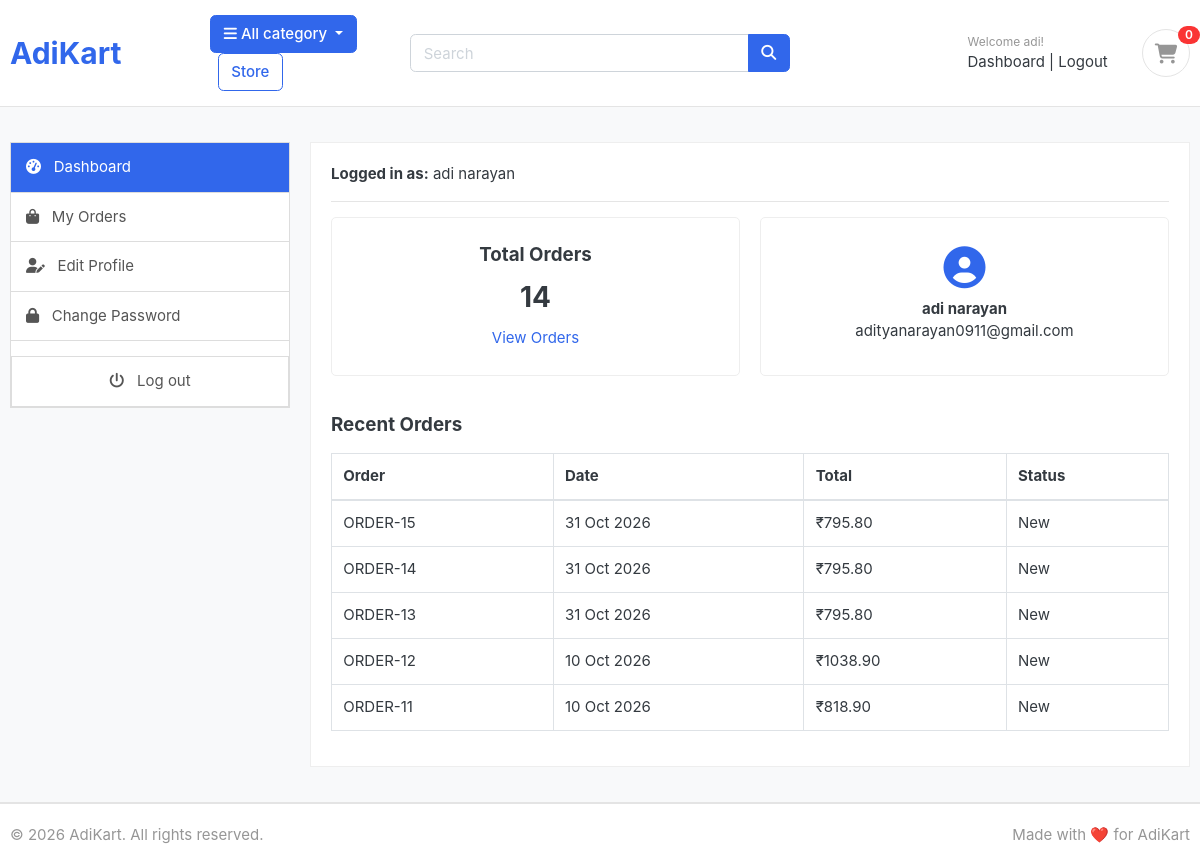
The page /accounts/dashboard/ (signed in) on the database as committed earlier.
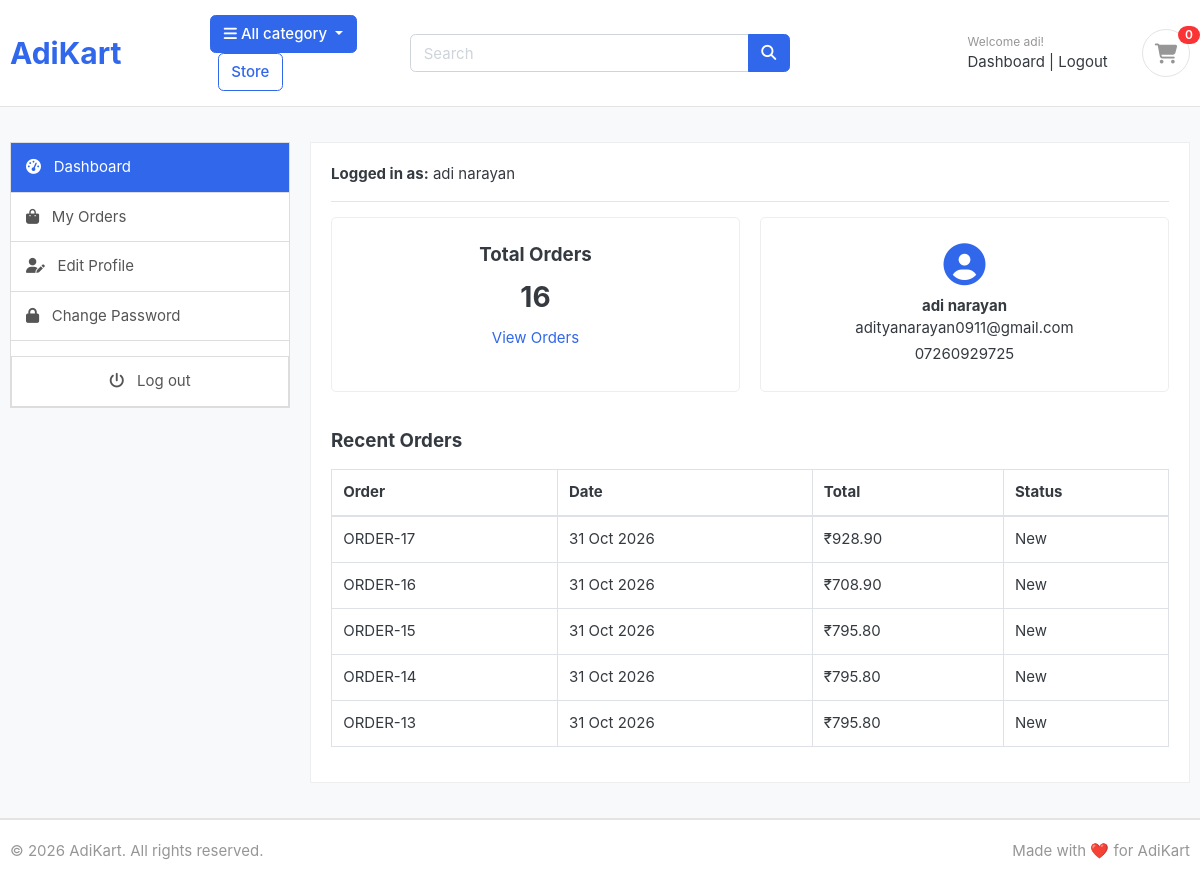
The same page on the database as committed later.
### orders/models.py (models this page shows, shortened)
class Order(models.Model):
    STATUS = (
        ('New', 'New'),
        ('Accepted', 'Accepted'),
        ('Completed', 'Completed'),
        ('Cancelled', 'Cancelled'),
    )
    PAYMENT_STATUS = (
        ('Pending', 'Pending'),
        ('Success', 'Success'),
        ('Failed', 'Failed'),
    )
    user = models.ForeignKey(
        Account,
        on_delete=models.SET_NULL,
        null=True
    )
    first_name = models.CharField(max_length=50)
    last_name = models.CharField(max_length=50)
    phone = models.CharField(max_length=15)
    email = models.EmailField()
    address = models.CharField(max_length=255)
    city = models.CharField(max_length=50)
    state = models.CharField(max_length=50)
    pincode = models.CharField(max_length=10)
    order_total = models.DecimalField(max_digits=10, decimal_places=2)
    tax = models.DecimalField(max_digits=10, decimal_places=2)
    shipping_fee = models.DecimalField(max_digits=10, decimal_places=2)
    grand_total = models.DecimalField(max_digits=10, decimal_places=2)
    payment_method = models.CharField(max_length=50)
    payment_status = models.CharField(
        max_length=20,
        choices=PAYMENT_STATUS,
        default='Pending'
    )
    status = models.CharField(
        max_length=20,
        choices=STATUS,
        default='New'
    )
    created_at = models.DateTimeField(auto_now_add=True)
    updated_at = models.DateTimeField(auto_now=True)
    @property
    def order_number(self):
        return f"ORDER-{self.id}"

### accounts/models.py (models this page shows, shortened)
class Account(AbstractBaseUser):
    first_name = models.CharField(max_length=50)
    last_name = models.CharField(max_length=50)
    username = models.CharField(max_length=50, unique=True)
    email = models.EmailField(max_length=100, unique=True)
    phone_number = models.CharField(max_length=50, blank=True)
    profile_picture = models.ImageField(
        upload_to='photos/profile_pictures',
        blank=True,
        null=True
    )
    address_line_1 = models.CharField(max_length=255, blank=True)
    address_line_2 = models.CharField(max_length=255, blank=True)
    city = models.CharField(max_length=100, blank=True)
    state = models.CharField(max_length=100, blank=True)
    country = models.CharField(max_length=100, blank=True)
    date_joined = models.DateTimeField(auto_now_add=True)
    last_login = models.DateTimeField(auto_now=True)
    is_admin = models.BooleanField(default=False)
    is_staff = models.BooleanField(default=False)
    is_active = models.BooleanField(default=False)
    is_superadmin = models.BooleanField(default=False)
    USERNAME_FIELD = 'email'
    REQUIRED_FIELDS = ['username', 'first_name', 'last_name']
    objects = MyAccountManager()

### accounts/views.py (the view)
@login_required
def dashboard(request):
    from orders.models import Order
    orders = Order.objects.filter(
        user=request.user
    ).order_by('-created_at')
    context = {
        'orders': orders[:5],
        'total_orders': orders.count(),
    }
    return render(
        request,
        'accounts/dashboard.html',
        context
    )

### cart/context_processors.py (called while the page is built)
def cart_count(request):
    cart = request.session.get('cart', {})
    count = 0
    for data in cart.values():
        if isinstance(data, dict):
            count += data.get('quantity', 0)
        else:
            count += data
    return {
        'cart_count': count
    }

### templates/accounts/dashboard.html (shortened to what the changed rows need)
{% extends 'base.html' %}
{% load static %}
{% block content %}
<section class="account-section">
    <div class="container">
        <div class="row">
            <div class="col-md-9">
                <div class="account-content">
                    <p>
                        <strong>Logged in as:</strong>
                        {{ request.user.first_name }}
                        {{ request.user.last_name }}
                    </p>
                    <hr>
                    <div class="row">
                        <div class="col-md-6 mb-3">
                            <div class="dashboard-card">
                                <h5>Total Orders</h5>
                                <h2>{{ total_orders }}</h2>
                                <a href="{% url 'my_orders' %}">
                                    View Orders
                                </a>
                            </div>
                        </div>
                        <div class="col-md-6 mb-3">
                            <div class="dashboard-card profile-card">
                                <i class="fas fa-user-circle profile-icon"></i>
                                <strong>
                                    {{ request.user.first_name }}
                                    {{ request.user.last_name }}
                                </strong>
                                <p class="mb-1">
                                    {{ request.user.email }}
                                </p>
                                <p class="mb-0">
                                    {{ request.user.phone_number }}
                                </p>
                            </div>
                        </div>
                    </div>
                    <h5 class="mt-4 mb-3">Recent Orders</h5>
                    <div class="table-responsive">
                        <table class="table table-bordered">
                            <thead>
                                <tr>
                                    <th>Order</th>
                                    <th>Date</th>
                                    <th>Total</th>
                                    <th>Status</th>
                                </tr>
                            </thead>
                            <tbody>
                                {% for order in orders %}
                                    <tr>
                                        <td>{{ order.order_number }}</td>
                                        <td>
                                            {{ order.created_at|date:"d M Y" }}
                                        </td>
                                        <td>
                                            ₹{{ order.grand_total }}
                                        </td>
                                        <td>
                                            {{ order.status }}
                                        </td>
                                    </tr>
                                {% empty %}
                                    <tr>
                                        <td colspan="4" class="text-center">
                                            You have not placed any orders yet.
                                        </td>
                                    </tr>
                                {% endfor %}
                            </tbody>
                        </table>
                    </div>
                </div>
            </div>
        </div>
    </div>
</section>
{% endblock %}

### templates/base.html (shortened to what the changed rows need)
{% load static %}
<!DOCTYPE HTML>
<html lang="en">
<head>
    <link rel="stylesheet" href="{% static 'css/bootstrap.css' %}">
    <link rel="stylesheet" href="{% static 'css/ui.css' %}">
    <link rel="stylesheet" href="{% static 'css/responsive.css' %}">
    <link rel="stylesheet"
          href="https://cdnjs.cloudflare.com/ajax/libs/font-awesome/6.5.1/css/all.min.css">
</head>
<body>
<header class="section-header">
    <section class="header-main border-bottom">
        <div class="container">
            <div class="row align-items-center">
                <div class="col-lg-2 col-md-3 col-6">
                    <a href="/" class="brand-wrap">
                        <h2 style="margin: 0; font-weight: bold;">
                            AdiKart
                        </h2>
                    </a>
                </div>
                <div class="col-lg-4 col-md-5 col-12 order-lg-last">
                    <div class="widgets-wrap float-md-right">
                        <div class="widget-header mr-3">
                            <small class="title text-muted">
                                {% if user.is_authenticated %}
                                    Welcome {{ user.first_name }}!
                                {% else %}
                                    Welcome guest!
                                {% endif %}
                            </small>
                            <div>
                                {% if user.is_authenticated %}
                                    <a href="{% url 'dashboard' %}">
                                    </a>
                                    <span class="dark-transp">
                                    </span>
                                    <a href="{% url 'logout' %}">
                                    </a>
                                {% endif %}
                            </div>
                        </div>
                    </div>
                </div>
            </div>
        </div>
    </section>
</header>
{% block content %}
{% endblock %}
</body>
</html>

Rows that differ between the two databases and show on the page:
no longer on this page (row unchanged): Order: order_number "ORDER-12", created_at "10 Oct 2026", grand_total "1038.90", status "New"
no longer on this page (row unchanged): Order: order_number "ORDER-11", created_at "10 Oct 2026", grand_total "818.90", status "New"
changed Account "adi": user.phone_number (not shown) → "07260929725"
added Order: order_number "ORDER-17", created_at "31 Oct 2026", grand_total "928.90", status "New"
added Order: order_number "ORDER-16", created_at "31 Oct 2026", grand_total "708.90", status "New"
Other text that changed with them:
{{ total_orders }}: "14" → "16"
